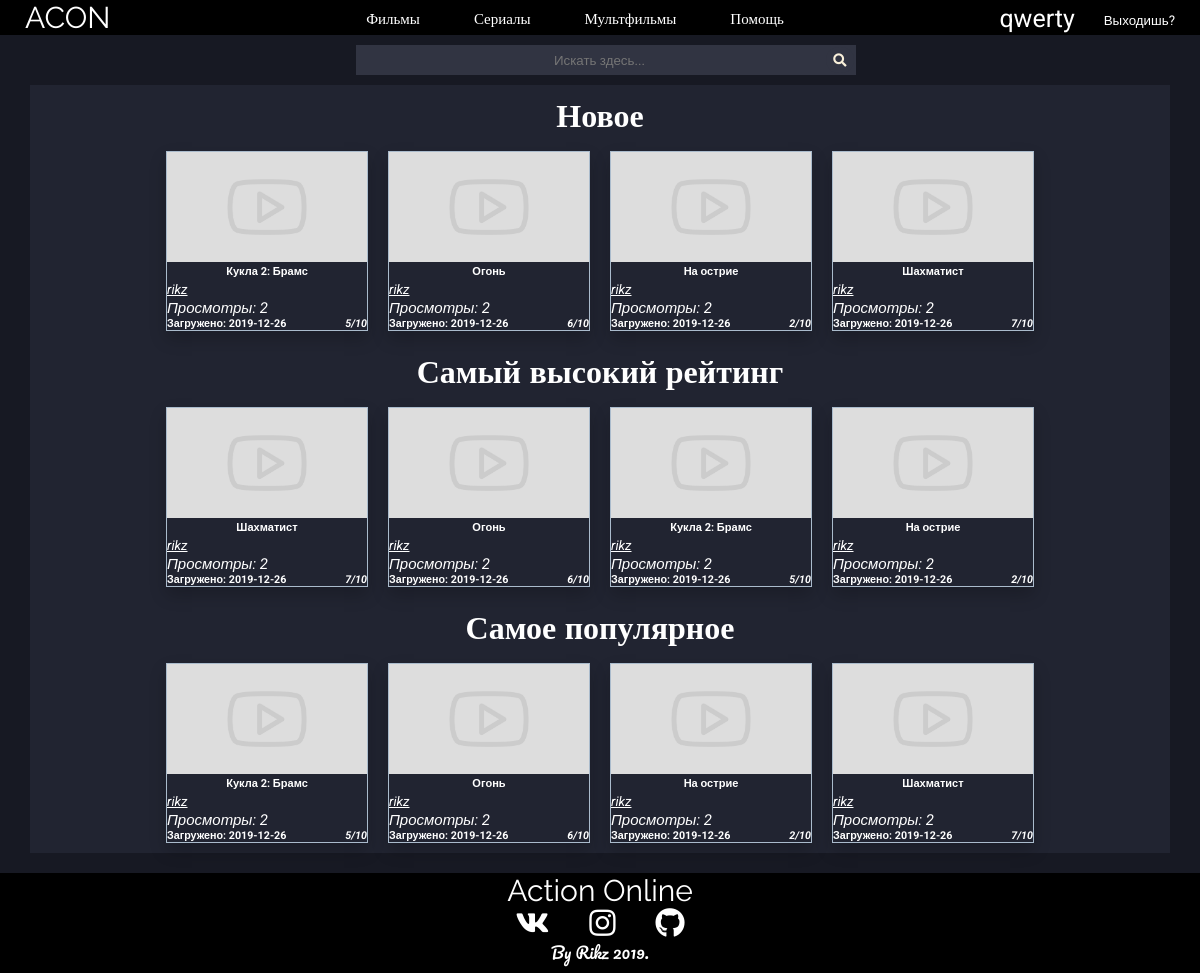
The page / (signed in) on the database its author committed.
### tables this page shows
CREATE TABLE `files` (
  `id` int(11) UNSIGNED NOT NULL,
  `title` varchar(250) NOT NULL,
  `description` text DEFAULT NULL,
  `preview` varchar(500) DEFAULT NULL,
  `location` varchar(500) NOT NULL,
  `author` varchar(200) DEFAULT NULL,
  `main_genre` int(11) UNSIGNED NOT NULL DEFAULT 1,
  `creator` int(11) UNSIGNED NOT NULL,
  `upload_date` date NOT NULL,
  `views` int(15) UNSIGNED DEFAULT NULL,
  `middle_rating` float UNSIGNED NOT NULL DEFAULT 0,
  `showing` int(10) UNSIGNED NOT NULL,
  `moderating` int(11) UNSIGNED NOT NULL
);

### lib/mainFunctions.php (the view, shortened to what this page needs)
<?php
  function level($user = 0, $id_view = 0 ) {
    require "lib/db.php";
    if (!$user) {
    	$user = $_SESSION["user_username"];
    }
    if ($id_view) {
      $query = "SELECT users.username AS username, roles.id
        FROM users INNER JOIN roles
         ON users.role = roles.id WHERE username = '$user'";
      $data = mysqli_query($dbc,$query);
      $info = mysqli_fetch_assoc($data);
      return $info['id'];
    }
  }
  function NameByid($id = 0) {
    if (!$id) {
      return ;
    }
    else {
      require "lib/db.php";
      $query = "SELECT username FROM `users` WHERE id = ? LIMIT 1";
      $stmt = mysqli_prepare($dbc,$query);
      mysqli_stmt_bind_param($stmt, 'i', $id);
      mysqli_stmt_execute($stmt);
      mysqli_stmt_bind_result($stmt,$user);
      return $user;
    }
  }
  function accountButton($id,$text = '') {
    return "<button type='submit' id='idNameButton' name='user_link' value=".$id.">".$text."<i class='line_under'>".NameByid($id)."</i></button>";
  }
  function draw_video($query = 0, $showmoderating = 0, $limit = -1) {
	if ($query) {
		require "lib/db.php";
		$data = mysqli_query($dbc,$query);
		$info = mysqli_fetch_assoc($data);
		echo "<div class='videos'>";
		$counter = 0;
		while ($info) {
			if ((!$info['moderating']) || ($info['moderating'] && $showmoderating == 1)) {
				if (!$info['preview'] || !file_exists($info['preview'])) {
					$info['preview'] = "images\\vid_paceholder.jpg";
				}
		        if ($info['showing'] == 0 && $info['showing'] != NULL) {
		          echo "
		            <div class='video' style='border: 3px #615f57 solid;'>";
		        }
		        else{
		          echo "
		            <div class='video'>";
		        }
				echo "
		        	<form method='GET' action='watch'>
		            <button class='videoButton' name='vid' value=".$info['id']."><img class='videoPreview' src=".$info['preview'].">
		            <h5>".$info['title']."</h5>
		            </button></form>
		            <form method='GET' action='account'>
		            <p>".accountButton($info['creator'])."</p>
		            </form>
		            <i id='homeViews'>Просмотры: ".$info['views']."</i>
		            <h6 id='homeAddInfo'>Загружено: ".$info['upload_date']."<i>".$info['middle_rating']."/10</i></h6>
		        </div>";
		        $counter++;
		    }
		    elseif ($counter == 0 && $showmoderating == 1) {
		    	echo "<p id='about'>Извините,сейчас тут ничего нет.</p>";
		    }
		    $info = mysqli_fetch_assoc($data);
		}
		echo "</div>";
	}
}
?>

### style/style.css (style rules this page uses)
* { margin: 0; padding: 0; font-family: 'Roboto', sans-serif; }
html, body { height:100%; }
body { background-color: #171923; color: white; }
.videos { display: flex; flex-wrap: wrap; justify-content: center; margin-top: 10px; }
.video { margin: 0 10px 10px 10px; margin-bottom: 10px; max-width: 200px; box-shadow: 0px 8px 16px 0px rgba(0,0,0,0.2); border: 1px #abc solid; }
#homeViews { font-size: 15px; }
#homeAddInfo { display: flex; flex-wrap: wrap; justify-content: space-between; align-items: flex-end; }
.videoPreview { width: 200px; height: 110px; }
.videoButton { cursor: pointer; border: none; color: white; background-color: #212431; }
.line_under { text-decoration: underline; }
#idNameButton { cursor: pointer; border: none; color: white; background-color: #212431; }

### rows shown on the page
files: moderating 0 (drawn), title "Кукла 2: Брамс", views "2", upload_date "2019-12-26", middle_rating "5"
files: moderating 0 (drawn), title "Огонь", views "2", upload_date "2019-12-26", middle_rating "6"
files: moderating 0 (drawn), title "На острие", views "2", upload_date "2019-12-26", middle_rating "2"
files: moderating 0 (drawn), title "Шахматист", views "2", upload_date "2019-12-26", middle_rating "7"

### other values the page prints
$_SESSION['user_username'] "qwerty"
NameByid($id) "rikz"
